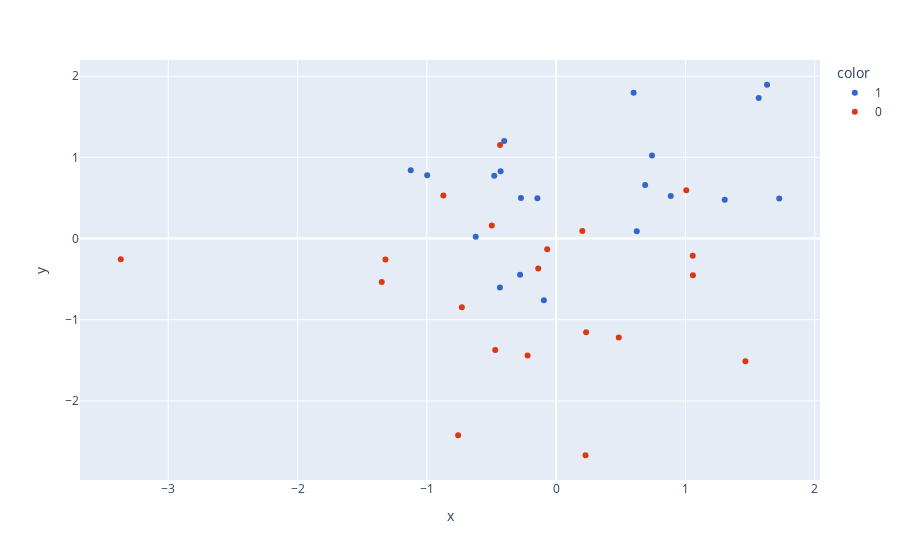

Notebook code cell kept with this figure:
### Code cell
new_df['target'] = new_df['target'].astype('str')
fig = px.scatter(x=new_df['PC1'],
                 y=new_df['PC2'],
                 color=new_df['target'],
                 color_discrete_sequence=px.colors.qualitative.G10)

fig.update_traces(marker=dict(size=12,
                              line=dict(width=2,
                                        color='DarkSlateGrey')),
                                        selector=dict(mode='marker'))

fig.show()

### Figure 1 — Plotly figure (JSON) as saved in the notebook; plotly's stock layout.template omitted (floating-point values rounded to 4 significant figures)
{"data": [{"hovertemplate": "color=1<br>x=%{x}<br>y=%{y}<extra></extra>", "legendgroup": "1", "marker": {"color": "#3366CC", "symbol": "circle"}, "mode": "markers", "name": "1", "orientation": "v", "showlegend": true, "type": "scatter", "x": [0.5994, -0.2719, -0.6216, 1.567, -0.4015, 1.726, -0.4294, 0.8867, 0.6886, -0.4784, 1.305, 0.7417, -1.125, -0.4348, -0.2787, 1.632, -0.1446, 0.624, -0.9974, -0.09456], "xaxis": "x", "y": [1.796, 0.4982, 0.02311, 1.731, 1.203, 0.4925, 0.8293, 0.5227, 0.6581, 0.7744, 0.4766, 1.024, 0.8422, -0.6038, -0.4476, 1.895, 0.4949, 0.08837, 0.7789, -0.7616], "yaxis": "y"}, {"hovertemplate": "color=0<br>x=%{x}<br>y=%{y}<extra></extra>", "legendgroup": "0", "marker": {"color": "#DC3912", "symbol": "circle"}, "mode": "markers", "name": "0", "orientation": "v", "showlegend": true, "type": "scatter", "x": [1.057, -1.32, -0.4708, -0.4337, 0.2273, 1.007, -0.8722, -3.368, -0.729, -0.06918, 0.4848, 1.058, 0.2028, -0.7579, -0.1383, -0.2208, 0.2321, 1.464, -1.349, -0.4975], "xaxis": "x", "y": [-0.2127, -0.257, -1.373, 1.153, -2.67, 0.596, 0.5307, -0.2546, -0.8465, -0.131, -1.218, -0.452, 0.09181, -2.423, -0.3684, -1.442, -1.153, -1.511, -0.5361, 0.1614], "yaxis": "y"}], "layout": {"legend": {"title": {"text": "color"}, "tracegroupgap": 0}, "margin": {"t": 60}, "xaxis": {"anchor": "y", "domain": [0, 1], "title": {"text": "x"}}, "yaxis": {"anchor": "x", "domain": [0, 1], "title": {"text": "y"}}}}
